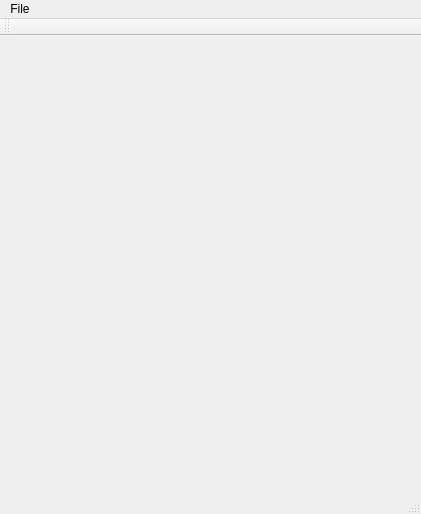
<?xml version="1.0" encoding="UTF-8"?>
<ui version="4.0">
 <class>MainWindow</class>
 <widget class="QMainWindow" name="MainWindow">
  <property name="geometry">
   <rect>
    <x>0</x>
    <y>0</y>
    <width>421</width>
    <height>514</height>
   </rect>
  </property>
  <property name="windowTitle">
   <string>MainWindow</string>
  </property>
  <widget class="QWidget" name="centralWidget"/>
  <widget class="QMenuBar" name="menuBar">
   <property name="geometry">
    <rect>
     <x>0</x>
     <y>0</y>
     <width>421</width>
     <height>25</height>
    </rect>
   </property>
   <widget class="QMenu" name="menuFile">
    <property name="title">
     <string>File</string>
    </property>
    <addaction name="actionOpen"/>
   </widget>
   <addaction name="menuFile"/>
  </widget>
  <widget class="QToolBar" name="mainToolBar">
   <attribute name="toolBarArea">
    <enum>TopToolBarArea</enum>
   </attribute>
   <attribute name="toolBarBreak">
    <bool>false</bool>
   </attribute>
  </widget>
  <widget class="QStatusBar" name="statusBar"/>
  <action name="actionOpen">
   <property name="text">
    <string>Open</string>
   </property>
  </action>
 </widget>
 <layoutdefault spacing="6" margin="11"/>
 <resources/>
 <connections/>
</ui>
